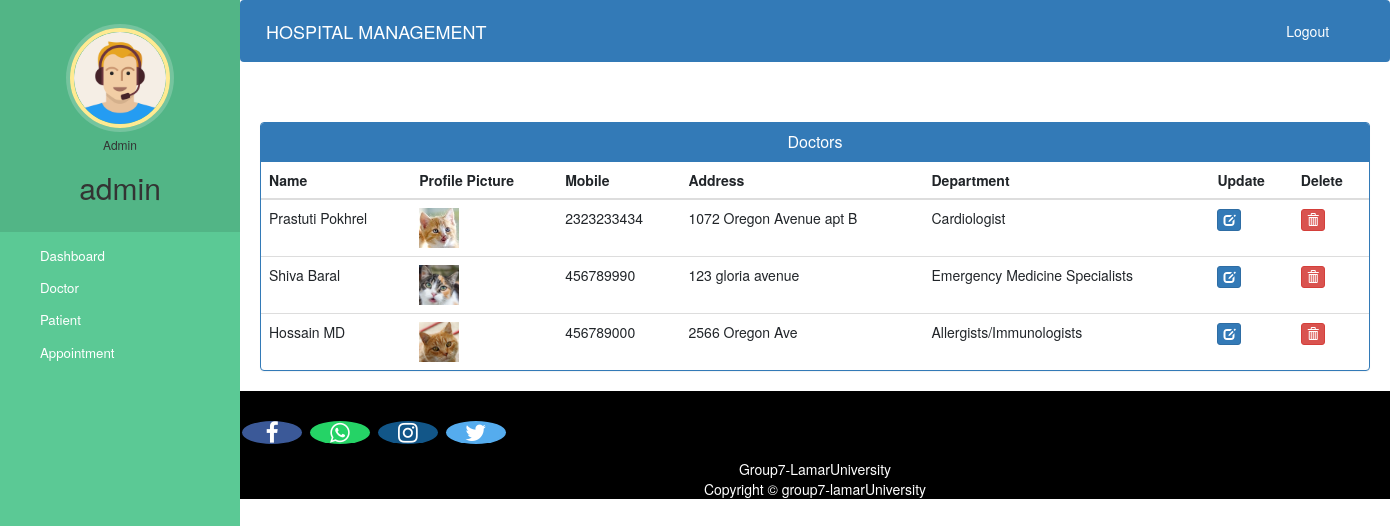
The app's page /admin-view-doctor (signed in) with its own data.
### hospital/models.py (models this page shows, shortened)
class Doctor(models.Model):
    user=models.OneToOneField(User,on_delete=models.CASCADE)
    profile_pic= models.ImageField(upload_to='profile_pic/DoctorProfilePic/',null=True,blank=True)
    address = models.CharField(max_length=40)
    mobile = models.CharField(max_length=20,null=True)
    department= models.CharField(max_length=50,choices=departments,default='Cardiologist')
    status=models.BooleanField(default=False)
    @property
    def get_name(self):
        return self.user.first_name+" "+self.user.last_name

### hospital/views.py (the view)
# urls.py: path('admin-view-doctor', views.admin_view_doctor_view,name='admin-view-doctor'),
@login_required(login_url='adminlogin')
@user_passes_test(is_admin)
def admin_view_doctor_view(request):
    doctors=models.Doctor.objects.all().filter(status=True)
    return render(request,'hospital/admin_view_doctor.html',{'doctors':doctors})

### hospital/views.py (called while the page is built)
def is_admin(user):
    return user.groups.filter(name='ADMIN').exists()

### templates/hospital/admin_view_doctor.html (shortened to what this page needs)
{% extends 'hospital/admin_base.html' %}
{% block content %}
{% load static %}
<head>
  <link href="//netdna.bootstrapcdn.com/bootstrap/3.0.0/css/bootstrap.min.css" rel="stylesheet" id="bootstrap-css">
</head>
<div class="container">
  <div class="panel panel-primary">
    <div class="panel-heading">
      <h6 class="panel-title">Doctors</h6>
    </div>
    <table class="table table-hover" id="dev-table">
      <thead>
        <tr>
          <th>Name</th>
          <th>Profile Picture</th>
          <th>Mobile</th>
          <th>Address</th>
          <th>Department</th>
          <th>Update</th>
          <th>Delete</th>
        </tr>
      </thead>
      <tbody>
        {% for d in doctors %}
        <tr>
          <td>{{ d.get_name }}</td>
          <td>
            {% if d.profile_pic %}
              <img src="{{ d.profile_pic.url }}" alt="Profile Pic" height="40px" width="40px" />
            {% else %}
              <img src="{% static 'images/doctor.png' %}" alt="Default Profile Pic" height="40px" width="40px" />
            {% endif %}
          </td>
          <td>{{ d.mobile }}</td>
          <td>{{ d.address }}</td>
          <td>{{ d.department }}</td>
          <td>
            <a class="btn btn-primary btn-xs" href="{% url 'update-doctor' d.id %}">
              <span class="glyphicon glyphicon-edit"></span>
            </a>
          </td>
          <td>
            <a class="btn btn-danger btn-xs" href="{% url 'delete-doctor-from-hospital' d.id %}">
              <span class="glyphicon glyphicon-trash"></span>
            </a>
          </td>
        </tr>
        {% endfor %}
      </tbody>
    </table>
  </div>
</div>
{% endblock content %}

### templates/hospital/admin_base.html (shortened to what this page needs)
<!DOCTYPE html>
{% load static %}
<html lang="en">
<head>
  <link rel="stylesheet" href="https://stackpath.bootstrapcdn.com/bootstrap/4.3.1/css/bootstrap.min.css">
  <link rel="stylesheet" href="https://maxcdn.bootstrapcdn.com/font-awesome/4.7.0/css/font-awesome.min.css">
  <link rel="stylesheet" href="{% static 'style.css' %}">
</head>
<body>
  <nav class="menu" tabindex="0">
    <header class="avatar">
      <img src="{% static 'images/adminpropic.png' %}" />
      <h6>Admin</h6>
      <h2>{{ request.user.first_name }}</h2>
    </header>
    <ul>
      <li tabindex="0"> <a style="color:white;" href="/admin-dashboard">Dashboard</a> </li>
      <li tabindex="0"> <a style="color:white;" href="/admin-doctor">Doctor</a></li>
      <li tabindex="0"> <a style="color:white;" href="/admin-patient">Patient</a></li>
      <li tabindex="0"> <a style="color:white;" href="/admin-appointment">Appointment</a></li>
    </ul>
  </nav>
  <main>
    <div class="bs-example">
      <nav class="navbar navbar-expand-md navbar-dark fixed-top" style="background:#337AB7;">
        <a href="/admin-dashboard" class="navbar-brand">HOSPITAL MANAGEMENT</a>
        <div class="collapse navbar-collapse justify-content-between" id="navbarCollapse">
          <div class="navbar-nav" style="margin-left: 90%;">
            <form method="post" action="{% url 'logout' %}" style="display: inline;">
              <button type="submit" class="btn btn-link nav-item nav-link text-white">Logout</button>
            </form>
          </div>
        </div>
      </nav>
    </div>
    <br><br>
    {% block content %}
    {% endblock content %}
    <footer>
      <p>
        <a href="https://facebook.com/group7.luv/" class="fa fa-facebook"></a>
        <a href="https://api.whatsapp.com/send?phone=919572181024" class="fa fa-whatsapp"></a>
        <a href="https://instagram.com/group7.luv" class="fa fa-instagram"></a>
        <a href="https://twitter.com/group7kumar1503" class="fa fa-twitter"></a>
      </p>
      <div style="color:#ffffff;" class="text-center">
        <p>Group7-LamarUniversity <br> Copyright &copy; group7-lamarUniversity </p>
      </div>
    </footer>
  </main>
</body>
</html>

### static/style.css (style rules this page uses)
body { padding-left: 240px; }
main { position: relative; height: 100vh; }
.menu { background: #5bc995; height: 100vh; width: 240px; position: fixed; top: 0px; left: 0; z-index: 5; outline: none; }
.menu .avatar { background: rgba(0, 0, 0, 0.1); padding: 2em 0.5em; text-align: center; }
.menu .avatar img { width: 100px; border-radius: 50%; overflow: hidden; border: 4px solid #ffea92; box-shadow: 0 0 0 4px rgba(255, 255, 255, 0.2); }
.menu .avatar h2 { font-weight: normal; margin-bottom: 0; }
.menu ul { list-style: none; padding: 0.5em 0; margin: 0; }
.menu ul li { padding: 0.5em 1em 0.5em 3em; font-size: 0.95em; font-weight: regular; background-repeat: no-repeat; background-position: left 15px center; background-size: auto 20px; transition: all 0.15s linear; cursor: pointer; }

### templates/hospital/admin_base.html (style rules this page uses)
a:link { text-decoration: none; }
a { color: white; }
footer { padding: 0px; background-color: black; margin: 0px; }
.fa { font-size: 23px; width: 60px; text-align: center; text-decoration: none; margin: 5px 2px; border-radius: 50%; }
.fa-facebook { background: #3B5998; color: white; margin-top: 30px; }
.fa-whatsapp { background: #25d366; color: white; }
.fa-twitter { background: #55ACEE; color: white; }
.fa-instagram { background: #125688; color: white; }
body { padding-left: 240px; }
main { position: relative; height: 100vh; }
.menu { background: #5bc995; height: 100vh; width: 240px; position: fixed; top: 0; left: 0; z-index: 5; }
.menu .avatar { background: rgba(0, 0, 0, 0.1); padding: 2em 0.5em; text-align: center; }
.menu .avatar img { width: 100px; border-radius: 50%; border: 4px solid #ffea92; }
.menu ul { list-style: none; padding: 0.5em 0; margin: 0; }
.menu ul li { padding: 0.5em 1em 0.5em 3em; font-size: 0.95em; cursor: pointer; }

### templates/hospital/admin_view_doctor.html (style rules this page uses)
a:link { text-decoration: none; }
h6 { text-align: center; }

### records on screen
Doctor: get_name "Prastuti Pokhrel", profile_pic (picture), mobile "2323233434", address "1072 Oregon Avenue apt B", department "Cardiologist"
Doctor: get_name "Shiva Baral", profile_pic (picture), mobile "456789990", address "123 gloria avenue", department "Emergency Medicine Specialists"
Doctor: get_name "Hossain MD", profile_pic (picture), mobile "456789000", address "2566 Oregon Ave", department "Allergists/Immunologists"

### other values on screen
{{ request.user.first_name }} "admin"
